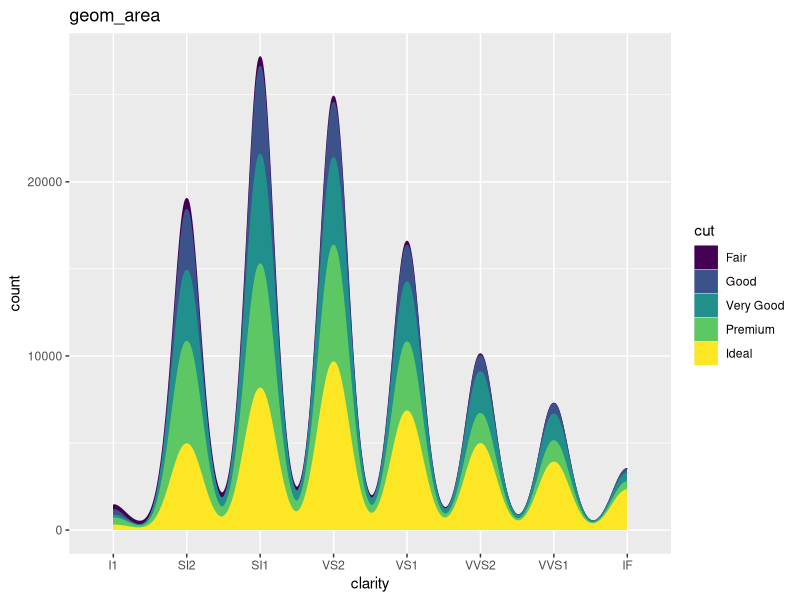

This figure's R source:
#Sergio pregunta: ¿Cómo puedo hacer una AreaPlot?

#Yalbi responde:
library(ggplot2)
data(diamonds)
# > head(diamonds)
# # A tibble: 6 x 10
# carat cut       color clarity depth table price     x     y     z
# <dbl> <ord>     <ord> <ord>   <dbl> <dbl> <int> <dbl> <dbl> <dbl>
#   1 0.23  Ideal     E     SI2      61.5    55   326  3.95  3.98  2.43
# 2 0.21  Premium   E     SI1      59.8    61   326  3.89  3.84  2.31
# 3 0.23  Good      E     VS1      56.9    65   327  4.05  4.07  2.31
# 4 0.290 Premium   I     VS2      62.4    58   334  4.2   4.23  2.63
# 5 0.31  Good      J     SI2      63.3    58   335  4.34  4.35  2.75
# 6 0.24  Very Good J     VVS2     62.8    57   336  3.94  3.96  2.48

g19 <- ggplot() + 
  geom_area(data=diamonds, 
            aes(x=clarity, 
                y=..count.., 
                group=cut, 
                colour=cut, 
                fill=cut), 
            stat="density") +
  ggtitle("geom_area")
plot(g19)
